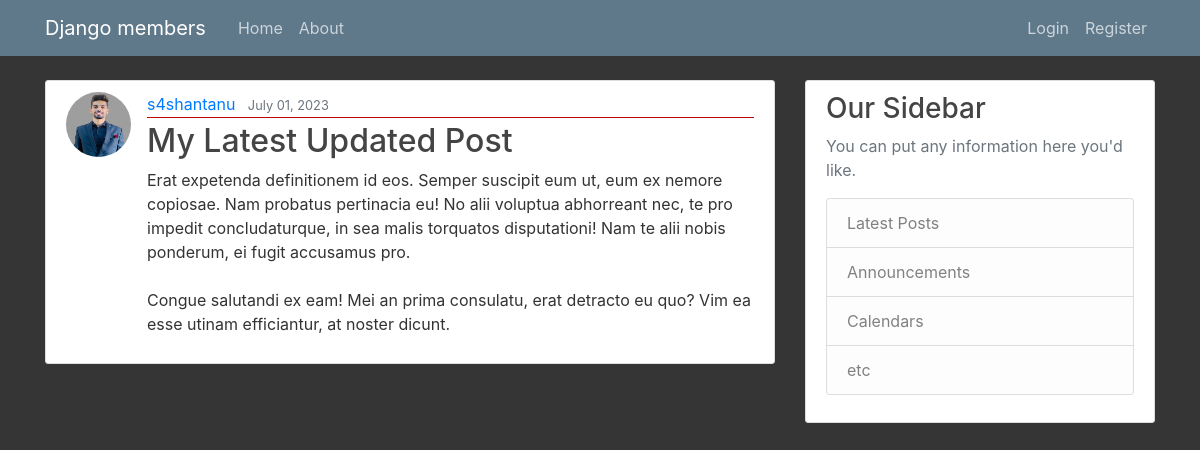
The page /post/30/ on the database its author committed.
### members/models.py (models this page shows, shortened)
class Post(models.Model):
    title = models.CharField(max_length=100)
    content = models.TextField()
    date_posted = models.DateTimeField(default=timezone.now)
    author = models.ForeignKey(User, on_delete=models.CASCADE)

### users/models.py (models this page shows, shortened)
class Profile(models.Model):
    user = models.OneToOneField(User, on_delete=models.CASCADE)
    image = models.ImageField(default='default.jpg', upload_to='profile_pics')

### members/views.py (the view)
# urls.py: path('post/<int:pk>/', PostDetailView.as_view(), name='post-detail'),
class PostDetailView(DetailView):
    model = Post

### members/templates/members/post_detail.html (shortened to what this page needs)
{% extends "members/base.html" %}
{% block content %}
  <article class="media content-section">
    <img class="rounded-circle article-img" src="{{ object.author.profile.image.url }}">
    <div class="media-body">
      <div class="article-metadata">
        <a class="mr-2" href="#">{{ object.author }}</a>
        <small class="text-muted">{{ object.date_posted|date:"F d, Y" }}</small>
      </div>
      <h2 class="article-title">{{ object.title }}</h2>
      <p class="article-content">{{ object.content }}</p>
    </div>
  </article>
{% endblock content %}

### members/templates/members/base.html (shortened to what this page needs)
{% load static %}
<!DOCTYPE html>
<html>
<head>
    <link rel="stylesheet" href="https://maxcdn.bootstrapcdn.com/bootstrap/4.0.0/css/bootstrap.min.css">
    <link rel="stylesheet" type="text/css" href="{% static 'members/main.css' %}">
</head>
<body>
    <header class="site-header">
      <nav class="navbar navbar-expand-md navbar-dark bg-steel fixed-top">
        <div class="container">
          <a class="navbar-brand mr-4" href="{% url 'members-home' %}">Django members</a>
          <div class="collapse navbar-collapse" id="navbarToggle">
            <div class="navbar-nav mr-auto">
              <a class="nav-item nav-link" href="{% url 'members-home' %}">Home</a>
              <a class="nav-item nav-link" href="{% url 'members-about' %}">About</a>
            </div>
            <div class="navbar-nav">
              {% if user.is_authenticated %}
                <a class="nav-item nav-link" href="{% url 'post-create' %}">New Post</a>
                <a class="nav-item nav-link" href="{% url 'profile' %}">Profile</a>
                <a class="nav-item nav-link" href="{% url 'logout' %}">Logout</a>
              {% else %}
                <a class="nav-item nav-link" href="{% url 'login' %}">Login</a>
                <a class="nav-item nav-link" href="{% url 'register' %}">Register</a>
              {% endif %}
            </div>
          </div>
        </div>
      </nav>
    </header>
    <main role="main" class="container">
      <div class="row">
        <div class="col-md-8">
          {% block content %}{% endblock %}
        </div>
        <div class="col-md-4">
          <div class="content-section">
            <h3>Our Sidebar</h3>
            <p class='text-muted'>You can put any information here you'd like.
              <ul class="list-group">
                <li class="list-group-item list-group-item-light">Latest Posts</li>
                <li class="list-group-item list-group-item-light">Announcements</li>
                <li class="list-group-item list-group-item-light">Calendars</li>
                <li class="list-group-item list-group-item-light">etc</li>
              </ul>
            </p>
          </div>
        </div>
      </div>
    </main>
</body>
</html>

### members/static/members/main.css (style rules this page uses)
body { background: #363535; color: #333333; margin-top: 5rem; }
h1, h2, h3, h4, h5, h6 { color: #444444; }
ul { margin: 0; }
.bg-steel { background-color: #5f788a; }
.site-header .navbar-nav .nav-link { color: #cbd5db; }
.content-section { background: #ffffff; padding: 11px 20px; border: 1px solid #dddddd; border-radius: 3px; margin-bottom: 20px; }
.article-title { color: #444444; }
.article-content { white-space: pre-line; }
.article-img { height: 65px; width: 65px; margin-right: 16px; }
.article-metadata { padding-bottom: 1px; margin-bottom: 4px; border-bottom: 1px solid #b90606 }

### rows shown on the page
Post: author.profile.image (picture), author "s4shantanu", date_posted "July 01, 2023", title "My Latest Updated Post", content "Erat expetenda definitionem id eos. Semper suscipit eum ut, eum ex nemore copiosae. Nam probatus pertinacia eu! No alii voluptua abhorreant nec, te pro impedit concludaturque, in sea malis torquatos disputationi! Nam te alii nobis ponderum, ei fugit accusamus pro. Congue salutandi ex eam! Mei an prima consulatu, erat detracto eu quo? Vim ea esse utinam efficiantur, at noster dicunt."
